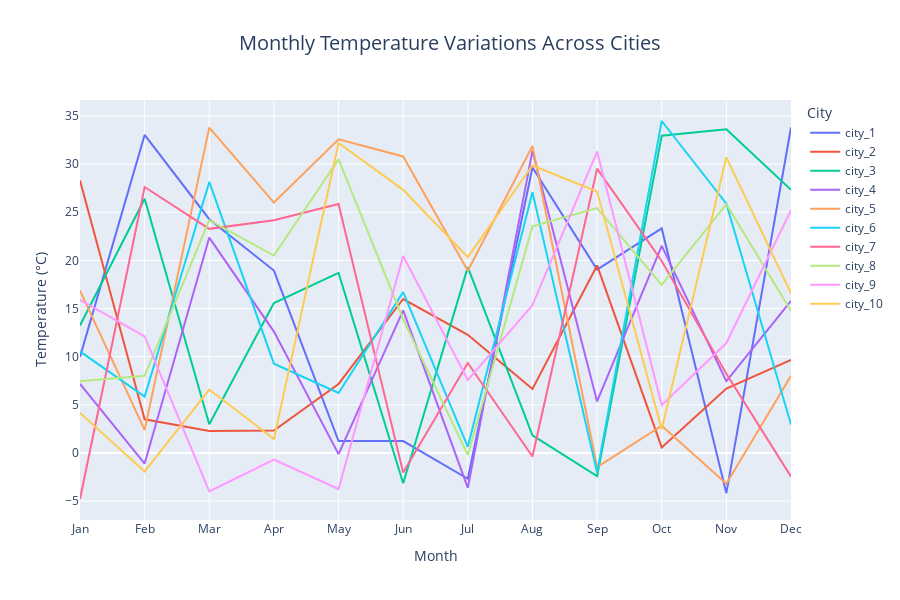

The notebook cell saved with this chart:
### Code cell
# Plot the Average Monthly Temperatures per City
fig = px.line(melted_df, x='Month', y='Temperature', color='index',
              title="Monthly Temperature Variations Across Cities",
              labels={'index': 'City', 'Temperature': 'Temperature (°C)'})

# Update layout for better appearance
fig.update_layout(
    title_font_size=20,
    title_x=0.5,  # Center the title
    xaxis_title_font_size=14,
    yaxis_title_font_size=14,
    legend_title_font_size=14,
    font=dict(size=12),
    width=900,
    height=600
)

### Figure 1 — Plotly figure (JSON) as saved in the notebook; plotly's stock layout.template omitted (floating-point values rounded to 4 significant figures)
{"data": [{"hovertemplate": "City=city_1<br>Month=%{x}<br>Temperature (°C)=%{y}<extra></extra>", "legendgroup": "city_1", "line": {"color": "#636efa", "dash": "solid"}, "marker": {"symbol": "circle"}, "mode": "lines", "name": "city_1", "orientation": "v", "showlegend": true, "type": "scatter", "x": ["Jan", "Feb", "Mar", "Apr", "May", "Jun", "Jul", "Aug", "Sep", "Oct", "Nov", "Dec"], "xaxis": "x", "y": [9.982, 33.03, 24.28, 18.95, 1.241, 1.24, -2.677, 29.65, 19.04, 23.32, -4.177, 33.8], "yaxis": "y"}, {"hovertemplate": "City=city_2<br>Month=%{x}<br>Temperature (°C)=%{y}<extra></extra>", "legendgroup": "city_2", "line": {"color": "#EF553B", "dash": "solid"}, "marker": {"symbol": "circle"}, "mode": "lines", "name": "city_2", "orientation": "v", "showlegend": true, "type": "scatter", "x": ["Jan", "Feb", "Mar", "Apr", "May", "Jun", "Jul", "Aug", "Sep", "Oct", "Nov", "Dec"], "xaxis": "x", "y": [28.3, 3.494, 2.273, 2.336, 7.17, 15.99, 12.28, 6.649, 19.47, 0.5798, 6.686, 9.654], "yaxis": "y"}, {"hovertemplate": "City=city_3<br>Month=%{x}<br>Temperature (°C)=%{y}<extra></extra>", "legendgroup": "city_3", "line": {"color": "#00cc96", "dash": "solid"}, "marker": {"symbol": "circle"}, "mode": "lines", "name": "city_3", "orientation": "v", "showlegend": true, "type": "scatter", "x": ["Jan", "Feb", "Mar", "Apr", "May", "Jun", "Jul", "Aug", "Sep", "Oct", "Nov", "Dec"], "xaxis": "x", "y": [13.24, 26.41, 2.987, 15.57, 18.7, -3.142, 19.3, 1.821, -2.398, 32.96, 33.63, 27.34], "yaxis": "y"}, {"hovertemplate": "City=city_4<br>Month=%{x}<br>Temperature (°C)=%{y}<extra></extra>", "legendgroup": "city_4", "line": {"color": "#ab63fa", "dash": "solid"}, "marker": {"symbol": "circle"}, "mode": "lines", "name": "city_4", "orientation": "v", "showlegend": true, "type": "scatter", "x": ["Jan", "Feb", "Mar", "Apr", "May", "Jun", "Jul", "Aug", "Sep", "Oct", "Nov", "Dec"], "xaxis": "x", "y": [7.185, -1.093, 22.37, 12.61, -0.1185, 14.81, -3.624, 31.37, 5.351, 21.5, 7.468, 15.8], "yaxis": "y"}, {"hovertemplate": "City=city_5<br>Month=%{x}<br>Temperature (°C)=%{y}<extra></extra>", "legendgroup": "city_5", "line": {"color": "#FFA15A", "dash": "solid"}, "marker": {"symbol": "circle"}, "mode": "lines", "name": "city_5", "orientation": "v", "showlegend": true, "type": "scatter", "x": ["Jan", "Feb", "Mar", "Apr", "May", "Jun", "Jul", "Aug", "Sep", "Oct", "Nov", "Dec"], "xaxis": "x", "y": [16.87, 2.394, 33.78, 26.01, 32.58, 30.79, 18.92, 31.87, -1.46, 2.839, -3.191, 8.013], "yaxis": "y"}, {"hovertemplate": "City=city_6<br>Month=%{x}<br>Temperature (°C)=%{y}<extra></extra>", "legendgroup": "city_6", "line": {"color": "#19d3f3", "dash": "solid"}, "marker": {"symbol": "circle"}, "mode": "lines", "name": "city_6", "orientation": "v", "showlegend": true, "type": "scatter", "x": ["Jan", "Feb", "Mar", "Apr", "May", "Jun", "Jul", "Aug", "Sep", "Oct", "Nov", "Dec"], "xaxis": "x", "y": [10.55, 5.854, 28.15, 9.27, 6.237, 16.71, 0.637, 27.09, -2.018, 34.48, 25.89, 2.949], "yaxis": "y"}, {"hovertemplate": "City=city_7<br>Month=%{x}<br>Temperature (°C)=%{y}<extra></extra>", "legendgroup": "city_7", "line": {"color": "#FF6692", "dash": "solid"}, "marker": {"symbol": "circle"}, "mode": "lines", "name": "city_7", "orientation": "v", "showlegend": true, "type": "scatter", "x": ["Jan", "Feb", "Mar", "Apr", "May", "Jun", "Jul", "Aug", "Sep", "Oct", "Nov", "Dec"], "xaxis": "x", "y": [-4.779, 27.62, 23.27, 24.16, 25.85, -2.038, 9.339, -0.3652, 29.52, 19.93, 8.236, -2.458], "yaxis": "y"}, {"hovertemplate": "City=city_8<br>Month=%{x}<br>Temperature (°C)=%{y}<extra></extra>", "legendgroup": "city_8", "line": {"color": "#B6E880", "dash": "solid"}, "marker": {"symbol": "circle"}, "mode": "lines", "name": "city_8", "orientation": "v", "showlegend": true, "type": "scatter", "x": ["Jan", "Feb", "Mar", "Apr", "May", "Jun", "Jul", "Aug", "Sep", "Oct", "Nov", "Dec"], "xaxis": "x", "y": [7.439, 8.007, 24.18, 20.5, 30.49, 13.89, -0.2162, 23.53, 25.43, 17.45, 25.84, 14.75], "yaxis": "y"}, {"hovertemplate": "City=city_9<br>Month=%{x}<br>Temperature (°C)=%{y}<extra></extra>", "legendgroup": "city_9", "line": {"color": "#FF97FF", "dash": "solid"}, "marker": {"symbol": "circle"}, "mode": "lines", "name": "city_9", "orientation": "v", "showlegend": true, "type": "scatter", "x": ["Jan", "Feb", "Mar", "Apr", "May", "Jun", "Jul", "Aug", "Sep", "Oct", "Nov", "Dec"], "xaxis": "x", "y": [15.91, 12.1, -3.983, -0.6843, -3.743, 20.46, 7.574, 15.34, 31.3, 4.972, 11.42, 25.22], "yaxis": "y"}, {"hovertemplate": "City=city_10<br>Month=%{x}<br>Temperature (°C)=%{y}<extra></extra>", "legendgroup": "city_10", "line": {"color": "#FECB52", "dash": "solid"}, "marker": {"symbol": "circle"}, "mode": "lines", "name": "city_10", "orientation": "v", "showlegend": true, "type": "scatter", "x": ["Jan", "Feb", "Mar", "Apr", "May", "Jun", "Jul", "Aug", "Sep", "Oct", "Nov", "Dec"], "xaxis": "x", "y": [4.152, -1.921, 6.59, 1.449, 32.19, 27.32, 20.34, 29.86, 27.15, 2.463, 30.7, 16.57], "yaxis": "y"}], "layout": {"font": {"size": 12}, "height": 600, "legend": {"title": {"font": {"size": 14}, "text": "City"}, "tracegroupgap": 0}, "title": {"font": {"size": 20}, "text": "Monthly Temperature Variations Across Cities", "x": 0.5}, "width": 900, "xaxis": {"anchor": "y", "domain": [0, 1], "title": {"font": {"size": 14}, "text": "Month"}}, "yaxis": {"anchor": "x", "domain": [0, 1], "title": {"font": {"size": 14}, "text": "Temperature (°C)"}}}}
